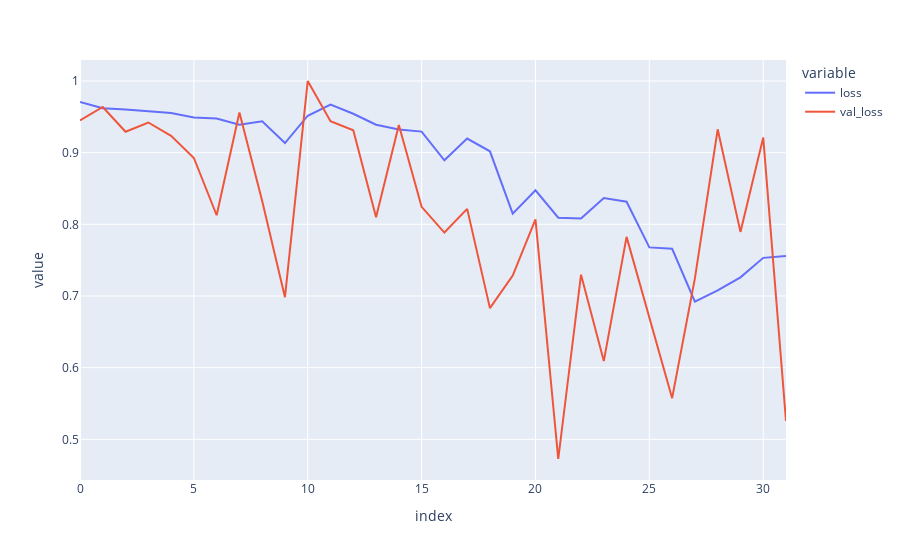

The notebook cell saved with this chart:
### Code cell
fig = px.line({'loss': train_history['loss'], 'val_loss': val_history['loss']})
fig.show()

### Figure 1 — Plotly figure (JSON) as saved in the notebook; plotly's stock layout.template omitted (floating-point values rounded to 4 significant figures)
{"data": [{"hovertemplate": "variable=loss<br>index=%{x}<br>value=%{y}<extra></extra>", "legendgroup": "loss", "line": {"color": "#636efa", "dash": "solid"}, "marker": {"symbol": "circle"}, "mode": "lines", "name": "loss", "orientation": "v", "showlegend": true, "type": "scatter", "x": [0, 1, 2, 3, 4, 5, 6, 7, 8, 9, 10, 11, 12, 13, 14, 15, 16, 17, 18, 19, 20, 21, 22, 23, 24, 25, 26, 27, 28, 29, 30, 31], "xaxis": "x", "y": [0.9707, 0.9619, 0.96, 0.9577, 0.9552, 0.9491, 0.9478, 0.9391, 0.9437, 0.9134, 0.9515, 0.9669, 0.9542, 0.939, 0.9323, 0.9294, 0.8894, 0.9197, 0.9019, 0.815, 0.8475, 0.8092, 0.8083, 0.8366, 0.8315, 0.7678, 0.7659, 0.6923, 0.7077, 0.726, 0.7532, 0.7557], "yaxis": "y"}, {"hovertemplate": "variable=val_loss<br>index=%{x}<br>value=%{y}<extra></extra>", "legendgroup": "val_loss", "line": {"color": "#EF553B", "dash": "solid"}, "marker": {"symbol": "circle"}, "mode": "lines", "name": "val_loss", "orientation": "v", "showlegend": true, "type": "scatter", "x": [0, 1, 2, 3, 4, 5, 6, 7, 8, 9, 10, 11, 12, 13, 14, 15, 16, 17, 18, 19, 20, 21, 22, 23, 24, 25, 26, 27, 28, 29, 30, 31], "xaxis": "x", "y": [0.9449, 0.9637, 0.9293, 0.9421, 0.9234, 0.8926, 0.8127, 0.956, 0.8327, 0.6983, 1.0, 0.9439, 0.9312, 0.8097, 0.9387, 0.8244, 0.7885, 0.8216, 0.6831, 0.7285, 0.8069, 0.4725, 0.7298, 0.6091, 0.7825, 0.6686, 0.5574, 0.7245, 0.9325, 0.7894, 0.921, 0.5256], "yaxis": "y"}], "layout": {"legend": {"title": {"text": "variable"}, "tracegroupgap": 0}, "margin": {"t": 60}, "xaxis": {"anchor": "y", "domain": [0, 1], "title": {"text": "index"}}, "yaxis": {"anchor": "x", "domain": [0, 1], "title": {"text": "value"}}}}
